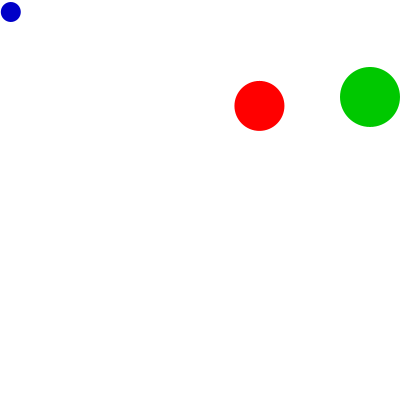
Frame 1 (no input)
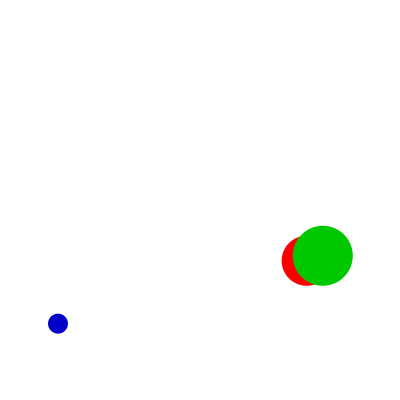
Frame 60 (the mouse pressed at the canvas centre just before this capture)
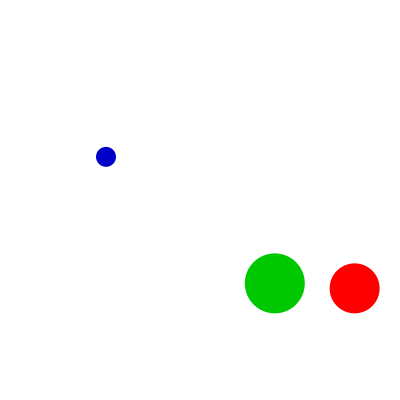
Frame 120 (the mouse held since frame 60 and released just before this capture)

The Processing sketch that drew these frames (run headless with seeded random() and noise(); from frame 60 on, the mouse is pressed at the canvas centre):

// Processing sketch: code_09_06
// ── code_09_06.pde
Ball b1, b2, b3;
void setup() {
  size(400, 400);
  
  b1 = new Ball();
  b2 = new Ball(30.0, color(0, 200, 0));
  b3 = new Ball(10, 10, 10, color(0, 0, 200));
} 
void draw() {
  background(255);
  b1.move();
  b1.display();
  b2.move();
  b2.display();
  b3.move();
  b3.display();
} 

// ── Ball.pde
class Ball {    

float x, y;
color ballColor;
float radius;
float speed = 2.0;
float gravity = 0.2;
float dx = 0.8;
float dampen = -0.8;

Ball() {
  this(random(width), random(height), 25.0, color(255, 0, 0));
} 

Ball(float x, float y, float r, color c) {
  this.x = x;
  this.y = y;
  // size, r pixels
  radius = r;
  ballColor = c;
}

Ball(float r, color c) {
  this(random(width), random(height), r, c);
} 

void display() {
  noStroke();
  fill(ballColor);
  ellipse(x, y, 2*radius, 2*radius);
} 

void move() {
  x = x + dx;
  y = y + speed;
  speed = speed + gravity;
  // check to see if it bounces
  bounce();
}

void bounce() {
    if (x > (width-radius)) {
      x = width-radius;
      dx = -dx; }
    if (x < radius) {
      x = radius;
      dx = -dx;
    }
    if (y > (height-radius)) {
      y = height-radius;
      speed = speed * dampen ;
    }
  }
} // class ball
